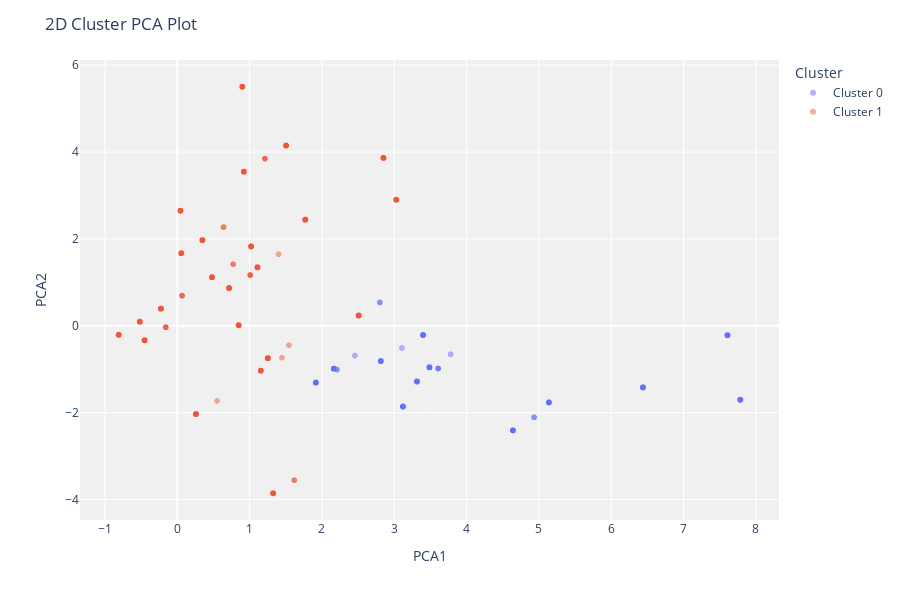

Write notebook code for a chart like this one.
### Code cell
plot_model(kmeans)

### Figure 1 — Plotly figure (JSON) as saved in the notebook; plotly's stock layout.template omitted (floating-point values rounded to 4 significant figures; data arrays with more than 128 entries replaced by an {"elided": "..."} marker saying what was removed)
{"data": [{"customdata": {"elided": "793x1 str values"}, "hovertemplate": "Cluster=Cluster 0<br>PCA1=%{x}<br>PCA2=%{y}<br>Feature=%{customdata[0]}<extra></extra>", "legendgroup": "Cluster 0", "marker": {"color": "#636efa", "opacity": 0.5, "symbol": "circle"}, "mode": "markers", "name": "Cluster 0", "showlegend": true, "textposition": "top center", "type": "scattergl", "x": {"elided": "793 float values"}, "xaxis": "x", "y": {"elided": "793 float values"}, "yaxis": "y"}, {"customdata": {"elided": "9207x1 str values"}, "hovertemplate": "Cluster=Cluster 1<br>PCA1=%{x}<br>PCA2=%{y}<br>Feature=%{customdata[0]}<extra></extra>", "legendgroup": "Cluster 1", "marker": {"color": "#EF553B", "opacity": 0.5, "symbol": "circle"}, "mode": "markers", "name": "Cluster 1", "showlegend": true, "textposition": "top center", "type": "scattergl", "x": {"elided": "9207 float values"}, "xaxis": "x", "y": {"elided": "9207 float values"}, "yaxis": "y"}], "layout": {"height": 600, "legend": {"title": {"text": "Cluster"}, "tracegroupgap": 0}, "margin": {"t": 60}, "plot_bgcolor": "rgb(240,240,240)", "title": {"text": "2D Cluster PCA Plot"}, "xaxis": {"anchor": "y", "domain": [0, 1], "title": {"text": "PCA1"}}, "yaxis": {"anchor": "x", "domain": [0, 1], "title": {"text": "PCA2"}}}}
